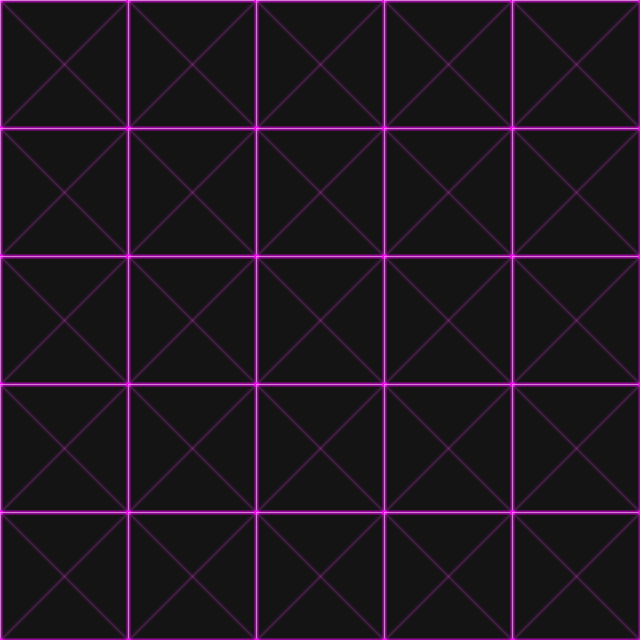
Frame 1 (no input)
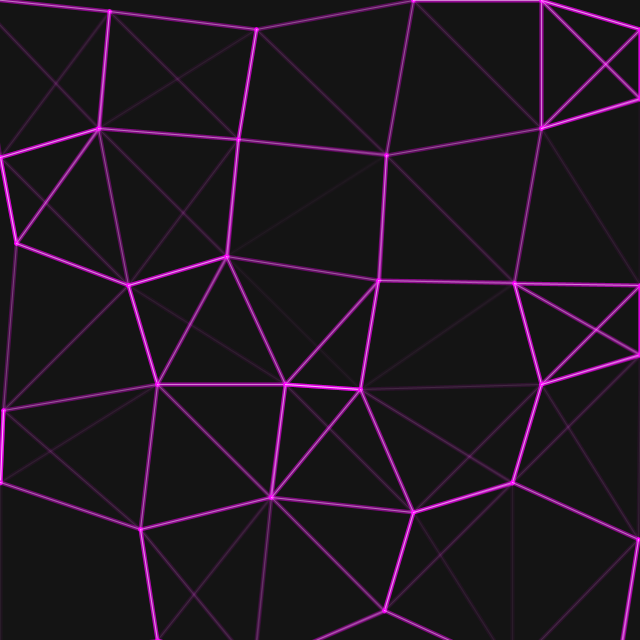
Frame 60 (the mouse pressed at the canvas centre just before this capture)
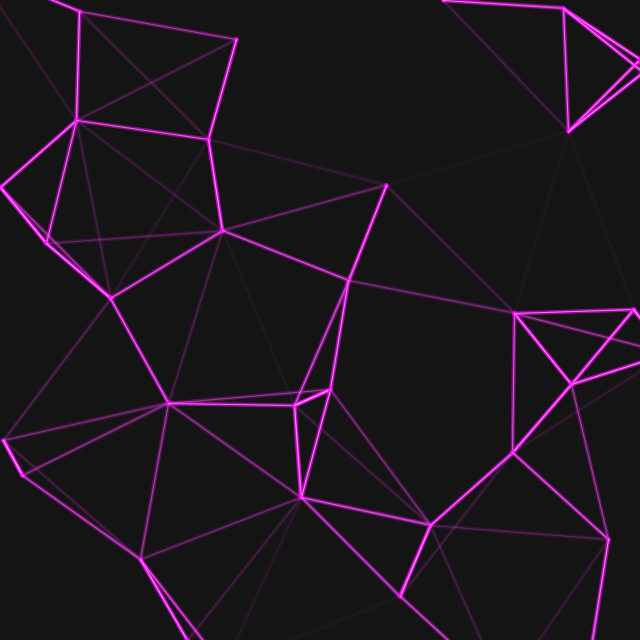
Frame 120 (the mouse held since frame 60 and released just before this capture)

The Processing sketch that drew these frames (run headless with seeded random() and noise(); from frame 60 on, the mouse is pressed at the canvas centre):

// Processing sketch: processing_183929
// ── processing_183929.pde

ArrayList particles = new ArrayList();

float d = 128;

void setup() {
  size(640, 640);
  for (int x = 0; x <= width; x+=d) {
    for (int y = 0; y <= height; y+=d) {
      particles.add(new Particle(new PVector(x, y), random(0, d*4)));
    }
  }
}

void draw() {
  background(20);
  for (int i = 0; i < particles.size (); i++) {
    Particle p = (Particle) particles.get(i);
    p.move();
    p.changeVel();
    for (int q = 0; q < particles.size (); q++) {
      Particle p2 = (Particle) particles.get(q);
      float dist = PVector.dist(p.loc, p2.loc);
      if (dist < d*1.5) {
        stroke(255, 0, 255, map(dist, 0, d*1.5, 255, 0));
        strokeWeight(4);
        line(p.loc.x, p.loc.y, p2.loc.x, p2.loc.y);
        stroke(255, map(dist, 0, d*1.5, 255, 0));
        strokeWeight(1);
        line(p.loc.x, p.loc.y, p2.loc.x, p2.loc.y);
      }
    }
  }
  println(frameRate);
}

class Particle {
  PVector loc, vel;

  float num;

  Particle(PVector loc, float num) {
    this.loc = loc;
    vel = new PVector();
    this.num = num;
  }
  void move() {
    loc.add(vel);
  }

  void changeVel() {
    if (num < d) vel = new PVector(0.5, 0);   //Left
    if (num > d) vel = new PVector(0, 0.5);   //Down
    if (num > d*2) vel = new PVector(-0.5, 0); //Right
    if (num > d*3) vel = new PVector(0, -0.5); //Up
    if (num > d*4) num = 0;
    num++;
  }
}
